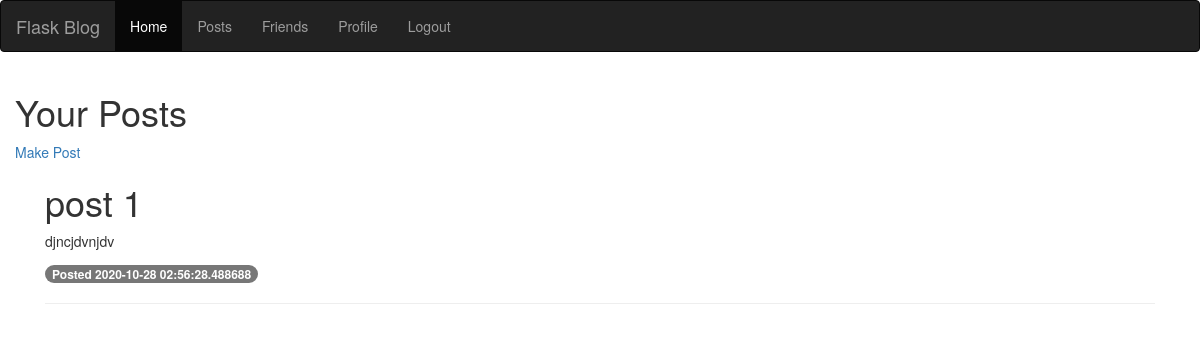
Page /posts (signed in) on the earlier database version.
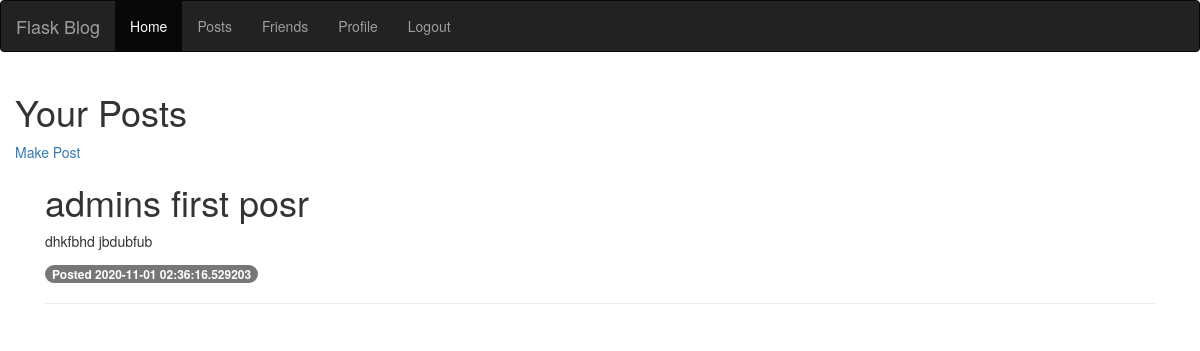
Same page on the later database version.
### app.py (models this page shows)
class Post(db.Model):
    id = db.Column(db.Integer, primary_key=True)
    date = db.Column(db.DateTime, nullable=False, default=datetime.now())
    post_title = db.Column(db.String(100))
    post_content = db.Column(db.String(200))
    user_id = db.Column(db.Integer, db.ForeignKey('user.id'))

### app.py (the view)
@app.route("/posts")
def posts():
    if "user" in session:
        current_usr = session["user"]
        found_usr = db.session.query(User).filter_by(name=current_usr).first()
        all_posts = db.session.query(Post).filter_by(user_id=found_usr.id)
        return render_template("posts.html", values=all_posts)
    else:
        flash("you are not logged in...")
        return render_template("posts.html")

### templates/posts.html (shortened to what this page needs)
{% extends 'base.html' %}
{% block content %}
    {% with messages = get_flashed_messages() %}
        {% if messages%}
            {% for m in messages %}
                <p>{{ m }}</p>
            {% endfor %}
            <br>
            <p>To view your posts <a href="{{ url_for("login") }}">login here</a>...</p>
        {% else %}
            <div class="container">
                <div class="row">
                    <div class="col">
                        <h1>Your Posts</h1>
                    </div>
                    <div class="col">
                        <a href="{{ url_for("make_post") }}" class="button" style="border: black">  Make Post</a>
                    </div>
                </div>
            </div>
        {% endif %}
    {% endwith %}
    <div class="container">
        <div class="col-md-12">
            {% for p in values %}
                <h1>{{ p.post_title }}</h1>
                <p>{{ p.post_content }}</p>
                <span class="badge">Posted {{ p.date }}</span>
                <hr>
            {% endfor %}
        </div>
    </div>
{% endblock %}

### templates/base.html (shortened to what this page needs)
<!DOCTYPE html>
<html lang="en">
<head>
    <link rel="stylesheet" href="https://maxcdn.bootstrapcdn.com/bootstrap/3.4.1/css/bootstrap.min.css">
    <link rel="stylesheet" href="{{url_for('static', filename='style.css')}}">
</head>
<body>
    <nav class="navbar navbar-inverse">
      <div class="container-fluid">
        <div class="navbar-header">
          <a class="navbar-brand" href="#">Flask Blog</a>
        </div>
        <ul class="nav navbar-nav">
          <li class="active"><a href="{{ url_for("home") }}">Home</a></li>
          <li><a href="{{ url_for("posts") }}">Posts</a></li>
          <li><a href="{{ url_for("friends") }}">Friends</a></li>
          <li><a href="{{ url_for("user") }}">Profile</a></li>
          {% if "user" in session %}
            <li style="float: right"><a href="{{ url_for("logout") }}">Logout</a></li>
          {% else %}
            <li style="float: right"><a href="{{ url_for("login") }}">Login</a></li>
          {% endif %}
        </ul>
      </div>
    </nav>
    <div class="container-fluid">
        {% block content %}
        {% endblock %}
    </div>
</body>
</html>

Differences in the rows shown:
removed Post: post_title "post 1", post_content "djncjdvnjdv", date "2020-10-28 02:56:28.488688"
added Post: post_title "admins first posr", post_content "dhkfbhd jbdubfub", date "2020-11-01 02:36:16.529203"
